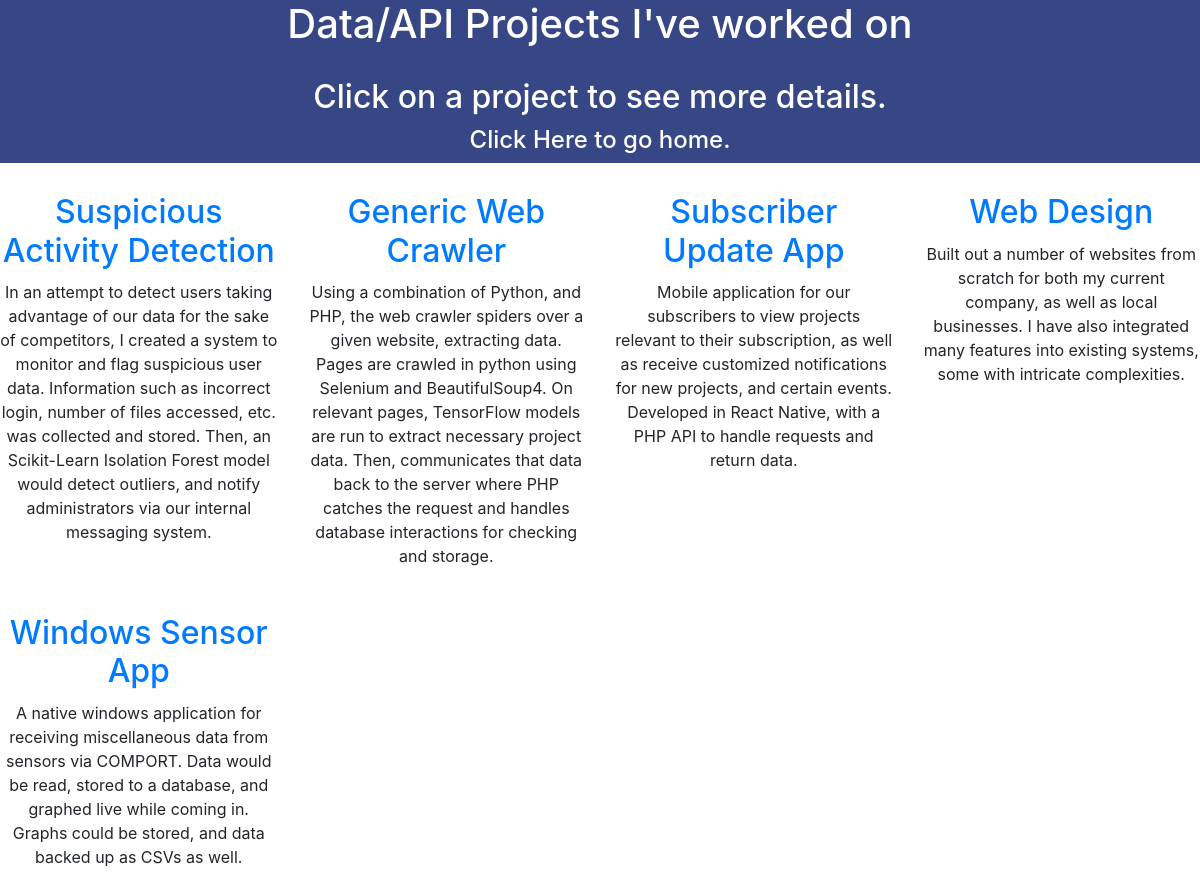
The app's page /subjects/3 with its own data.
### webresume/models.py (models this page shows, shortened)
class Genre(models.Model):
    name = models.CharField(max_length = 200, help_text="Enter Subject Area (Machine Learning)")

class Project(models.Model):
    title = models.CharField(max_length=200)
    summary = models.CharField(max_length=2000)
    genre = models.ManyToManyField(Genre)
    language = models.ManyToManyField(Language)

### webresume/views.py (the view)
# urls.py: path('subjects/<int:pk>', views.GenreListView.as_view(), name='genres'),
class GenreListView(generic.ListView):
    def get(self, request, *args, **kwargs):
        genre = Genre.objects.filter(pk=kwargs['pk'])
        project = Project.objects.filter(genre__in=genre)
        context = {'project': project, 'genre': genre}
        return render(request, 'subjects/subject_list.html', context)

### webresume/templates/subjects/subject_list.html (shortened to what this page needs)
{% extends "base_generic.html" %}
{% block content %}
<div id="prj_head">
    <h1 style="text-align: center;">{{genre.0.name}} Projects I've worked on</h1>
    <h2 style="margin-bottom: 10px;">Click on a project to see more details.</h2>
    <h4><a href="{% url 'index' %}" style="color: white; text-align: center;">Click Here</a> to go home.</h4>
</div>
  {% if project %}
  <div class="fluid-container">
      <div class="row">
    {% for p in project %}
    <div class="col-md-3 prj_details">
        <h2 style="margin-bottom: 10px"><a href="../projects/{{p.id}}">{{p.title}}</a></h2>
        <p style="text-align: center;">{{ p.summary }}</p>
    </div>
    {% endfor %}
      </div>
  </div>
  {% else %}
    <p>There are no Projects in the library.</p>
  {% endif %}
{% endblock %}

### webresume/static/css/styles.css (style rules this page uses)
* { margin: 0; padding: 0; overflow-x: hidden; }
h2 { overflow: hidden; text-align: center; margin-top: 30px; margin-bottom: 60px; }
#prj_head { background-color: #374785; color: white; }
h1, h4 { overflow: hidden; text-align: center; }

### records on screen
Genre: name "Data/API"
Project: title "Suspicious Activity Detection", summary "In an attempt to detect users taking advantage of our data for the sake of competitors, I created a system to monitor and flag suspicious user data. Information such as incorrect login, number of files accessed, etc. was collected and stored. Then, an Scikit-Learn Isolation Forest model would detect outliers, and notify administrators via our internal messaging system."
Project: title "Generic Web Crawler", summary "Using a combination of Python, and PHP, the web crawler spiders over a given website, extracting data. Pages are crawled in python using Selenium and BeautifulSoup4. On relevant pages, TensorFlow models are run to extract necessary project data. Then, communicates that data back to the server where PHP catches the request and handles database interactions for checking and storage."
Project: title "Subscriber Update App", summary "Mobile application for our subscribers to view projects relevant to their subscription, as well as receive customized notifications for new projects, and certain events. Developed in React Native, with a PHP API to handle requests and return data."
Project: title "Web Design", summary "Built out a number of websites from scratch for both my current company, as well as local businesses. I have also integrated many features into existing systems, some with intricate complexities."
Project: title "Windows Sensor App", summary "A native windows application for receiving miscellaneous data from sensors via COMPORT. Data would be read, stored to a database, and graphed live while coming in. Graphs could be stored, and data backed up as CSVs as well."
